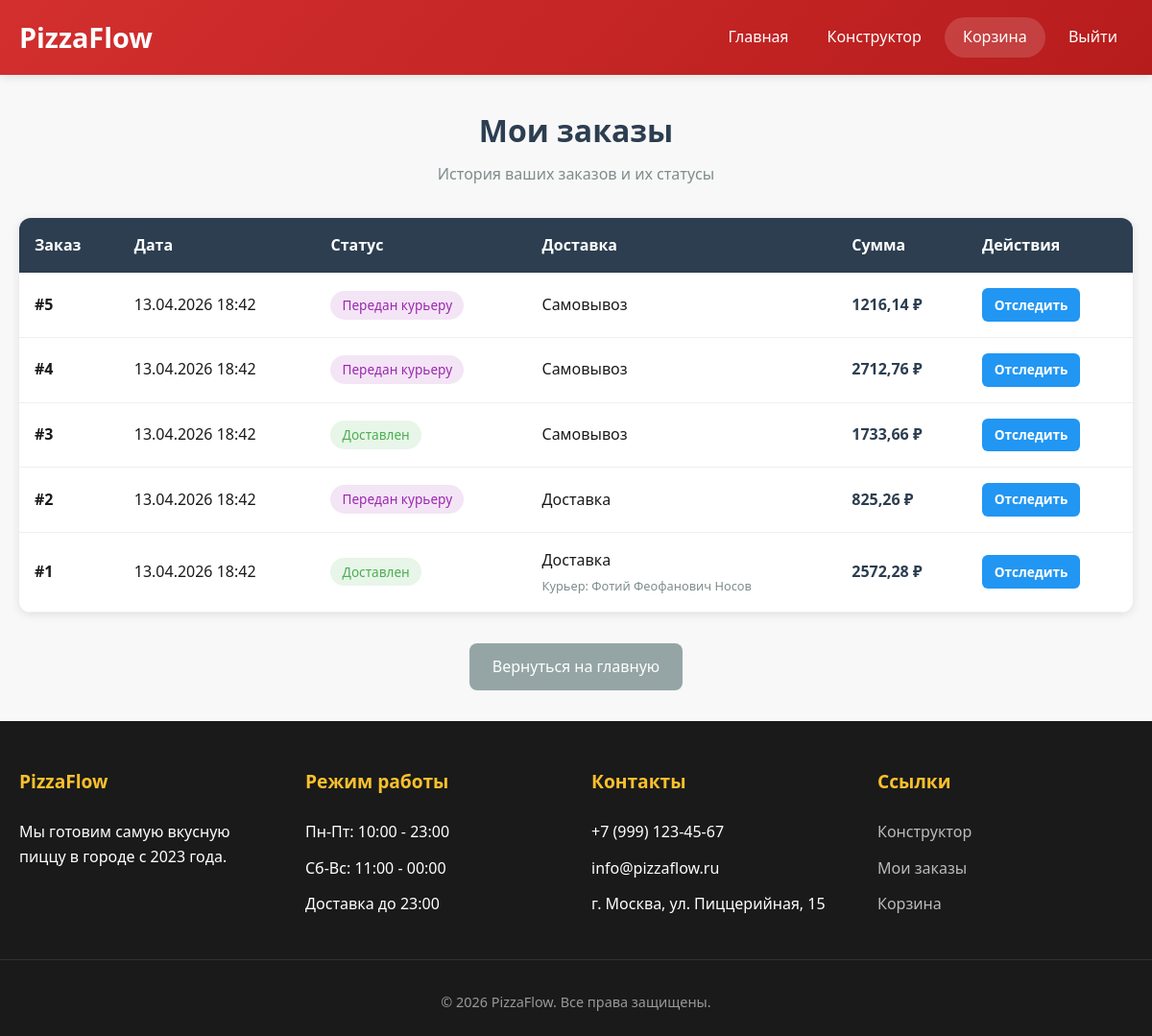
The app's page /my_orders/ (signed in), older data.
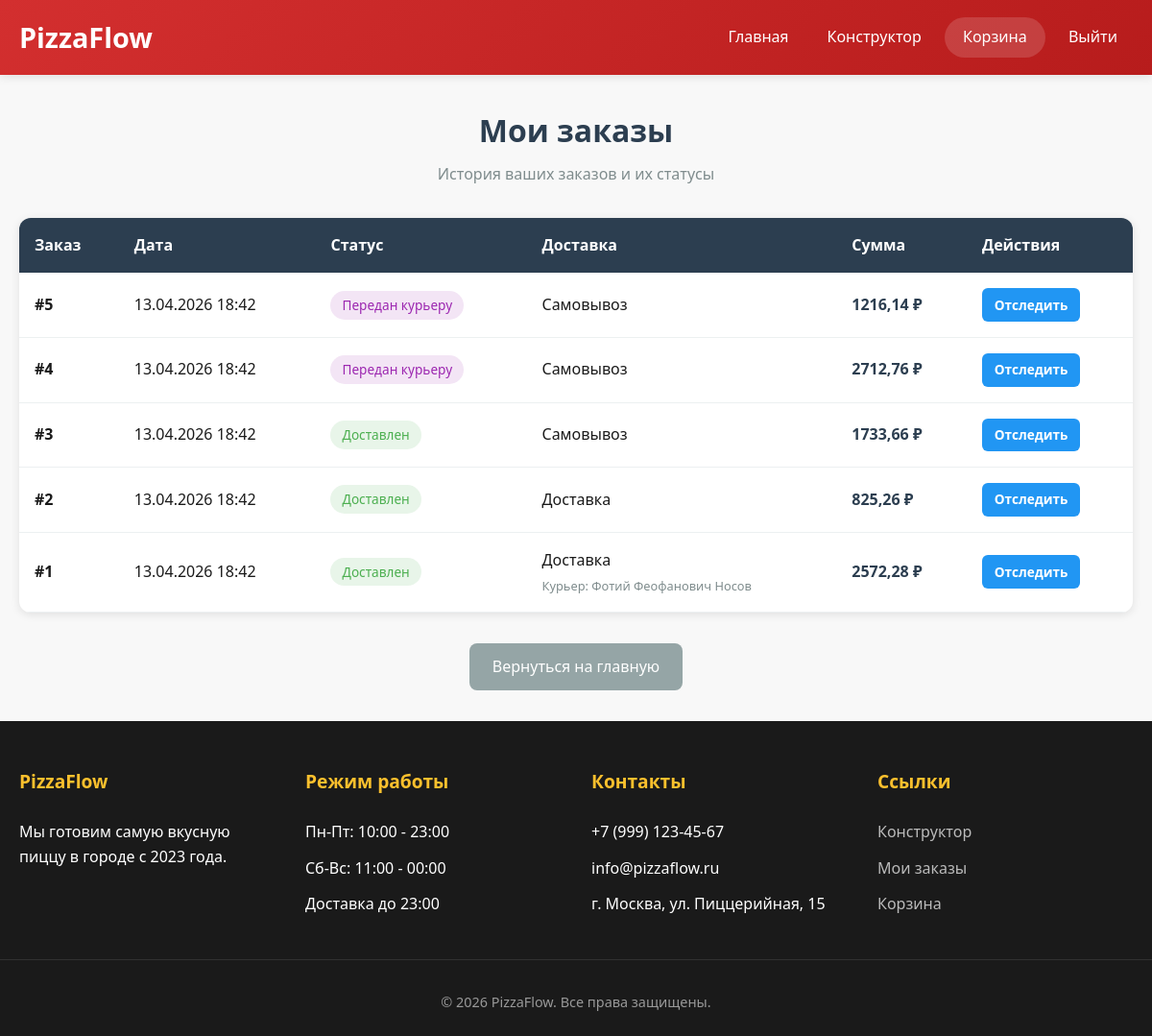
The same page, newer data.
### pizza/models.py (models this page shows, shortened)
class Order(models.Model):
    STATUS_CHOICES = [
        ('Принят', 'Принят'),
        ('Готовится', 'Готовится'),
        ('В печи', 'В печи'),
        ('Передан курьеру', 'Передан курьеру'),
        ('Доставлен', 'Доставлен'),
        ('Отменен', 'Отменен'),
    ]
    STATUS_FOR_DELIVERY = ['Принят', 'Готовится', 'В печи', 'Передан курьеру', 'Доставлен']
    STATUS_FOR_PICKUP = ['Принят', 'Готовится', 'В печи', 'Доставлен']
    order_id = models.AutoField(primary_key=True)
    client = models.ForeignKey(Client, on_delete=models.CASCADE)
    courier = models.ForeignKey('Courier', on_delete=models.SET_NULL, null=True, blank=True)
    status = models.CharField(max_length=50, choices=STATUS_CHOICES, default='Принят')
    delivery_type = models.CharField(max_length=20, choices=[('delivery', 'Доставка'), ('pickup', 'Самовывоз')])
    amount = models.FloatField()
    address = models.CharField(max_length=255, blank=True)
    created_at = models.DateTimeField(default=timezone.now)
    updated_at = models.DateTimeField(auto_now=True)

### pizza/views.py (the view)
# urls.py: path('my_orders/', views.my_orders, name='my_orders'),
def my_orders(request):
    if 'user_id' not in request.session:
        return redirect('login')
    orders = Order.objects.filter(client_id=request.session['user_id']).order_by('-created_at')
    return render(request, 'my_orders.html', {'orders': orders})

### pizza/context_processors.py (called while the page is built)
def cart_count(request):
    cart = request.session.get('cart', {})
    count = sum(item.get('quantity', 1) for item in cart.values())
    return {'cart_count': count}

### templates/my_orders.html (shortened to what this page needs)
{% extends 'base.html' %}
{% block content %}
<div class="orders-container">
    <div class="orders-header">
        <h1>Мои заказы</h1>
        <p>История ваших заказов и их статусы</p>
    </div>
    {% if orders %}
        <div class="orders-table">
            <table>
                <thead>
                    <tr>
                        <th>Заказ</th>
                        <th>Дата</th>
                        <th>Статус</th>
                        <th>Доставка</th>
                        <th>Сумма</th>
                        <th>Действия</th>
                    </tr>
                </thead>
                <tbody>
                    {% for order in orders %}
                    <tr>
                        <td>
                            <strong>#{{ order.order_id }}</strong>
                        </td>
                        <td>{{ order.created_at|date:"d.m.Y H:i" }}</td>
                        <td>
                            {% if order.status == 'Принят' %}
                                <span class="status-badge status-accepted">Принят</span>
                            {% elif order.status == 'Готовится' %}
                                <span class="status-badge status-cooking">Готовится</span>
                            {% elif order.status == 'В печи' %}
                                <span class="status-badge status-oven">В печи</span>
                            {% elif order.status == 'Передан курьеру' %}
                                <span class="status-badge status-delivery">Передан курьеру</span>
                            {% elif order.status == 'Доставлен' %}
                                <span class="status-badge status-delivered">Доставлен</span>
                            {% elif order.status == 'Отменен' %}
                                <span class="status-badge status-cancelled">Отменен</span>
                            {% else %}
                                <span class="status-badge">{{ order.status }}</span>
                            {% endif %}
                        </td>
                        <td>
                            <div class="delivery-type">
                                <div>
                                    {% if order.delivery_type == 'delivery' %}
                                        Доставка
                                    {% else %}
                                        Самовывоз
                                    {% endif %}
                                    {% if order.courier and order.delivery_type == 'delivery' %}
                                        <div class="courier-info">
                                            Курьер: {{ order.courier.name }}
                                        </div>
                                    {% endif %}
                                </div>
                            </div>
                        </td>
                        <td class="order-amount amount-cell">{{ order.amount|floatformat:2 }} ₽</td>
                        <td>
                            <div class="action-buttons">
                                <a href="/order/{{ order.order_id }}/track/" class="btn-action btn-track">Отследить</a>
                            </div>
                        </td>
                    </tr>
                    {% endfor %}
                </tbody>
            </table>
        </div>
    {% else %}
        <div class="empty-orders">
            <p>У вас пока нет заказов</p>
            <p>Перейдите в конструктор, чтобы создать свою первую пиццу</p>
        </div>
    {% endif %}
    <div style="text-align: center;">
        <a href="/" class="back-link">Вернуться на главную</a>
    </div>
</div>
{% endblock %}

Row changes from the older to the newer data that the page shows:
changed Order id 2: status "Передан курьеру" → "Доставлен"
